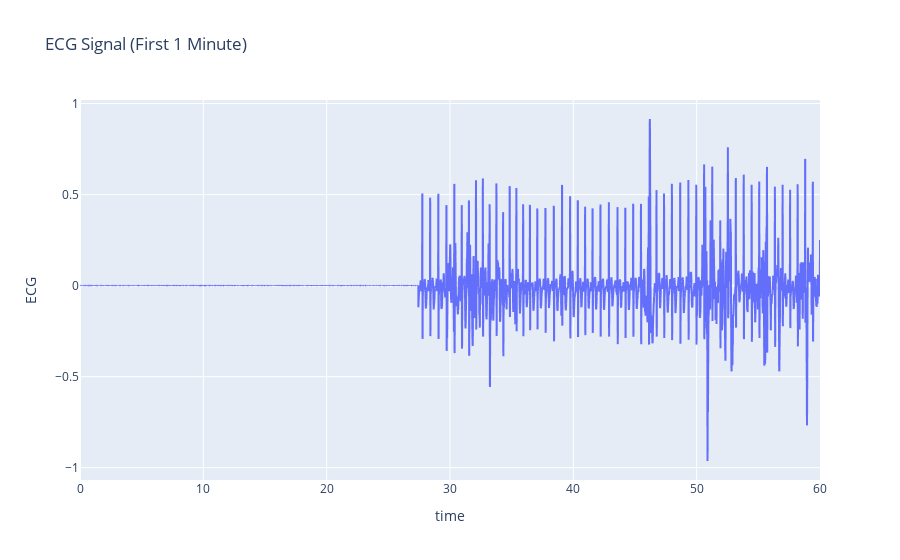

Notebook code for this chart:
### Code cell
import plotly.express as px

fig = px.line(
    one_minute_df,
    x='time',
    y='ECG',
    title='ECG Signal (First 1 Minute)',
    
)
fig.show()

### Figure 1 — Plotly figure (JSON) as saved in the notebook; plotly's stock layout.template omitted (floating-point values rounded to 4 significant figures; data arrays with more than 128 entries replaced by an {"elided": "..."} marker saying what was removed)
{"data": [{"hovertemplate": "time=%{x}<br>ECG=%{y}<extra></extra>", "legendgroup": "", "line": {"color": "#636efa", "dash": "solid"}, "marker": {"symbol": "circle"}, "mode": "lines", "name": "", "showlegend": false, "type": "scattergl", "x": {"elided": "60001 float values"}, "xaxis": "x", "y": {"elided": "60001 float values"}, "yaxis": "y"}], "layout": {"legend": {"tracegroupgap": 0}, "title": {"text": "ECG Signal (First 1 Minute)"}, "xaxis": {"anchor": "y", "domain": [0, 1], "title": {"text": "time"}}, "yaxis": {"anchor": "x", "domain": [0, 1], "title": {"text": "ECG"}}}}
